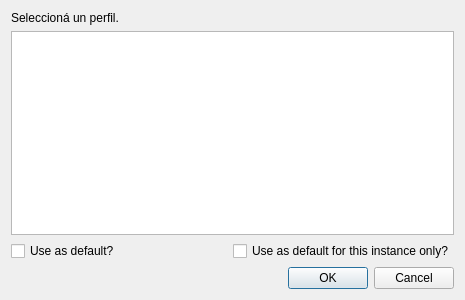
<?xml version="1.0" encoding="UTF-8"?>
<ui version="4.0">
 <class>ProfileSelectDialog</class>
 <widget class="QDialog" name="ProfileSelectDialog">
  <property name="geometry">
   <rect>
    <x>0</x>
    <y>0</y>
    <width>465</width>
    <height>300</height>
   </rect>
  </property>
  <property name="windowTitle">
   <string>Seleccionar cuenta</string>
  </property>
  <layout class="QVBoxLayout" name="verticalLayout">
   <item>
    <widget class="QLabel" name="msgLabel">
     <property name="text">
      <string>Seleccioná un perfil.</string>
     </property>
    </widget>
   </item>
   <item>
    <widget class="QListView" name="view"/>
   </item>
   <item>
    <layout class="QHBoxLayout" name="horizontalLayout">
     <item>
      <widget class="QCheckBox" name="globalDefaultCheck">
       <property name="text">
        <string>Use as default?</string>
       </property>
      </widget>
     </item>
     <item>
      <widget class="QCheckBox" name="instDefaultCheck">
       <property name="text">
        <string>Use as default for this instance only?</string>
       </property>
      </widget>
     </item>
    </layout>
   </item>
   <item>
    <widget class="QDialogButtonBox" name="buttonBox">
     <property name="standardButtons">
      <set>QDialogButtonBox::StandardButton::Cancel|QDialogButtonBox::StandardButton::Ok</set>
     </property>
    </widget>
   </item>
  </layout>
 </widget>
 <resources/>
 <connections/>
</ui>
